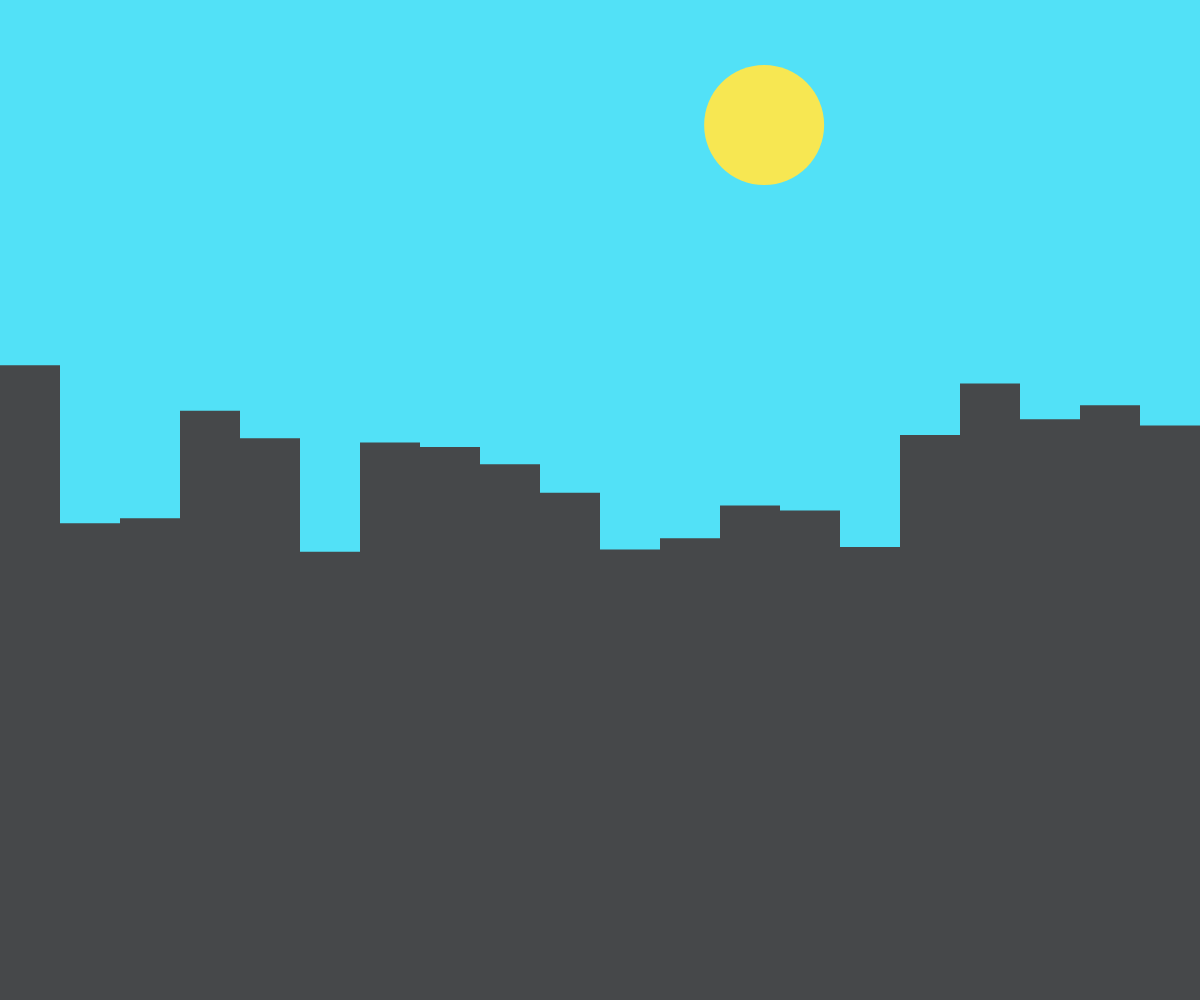
Frame 1 (no input)
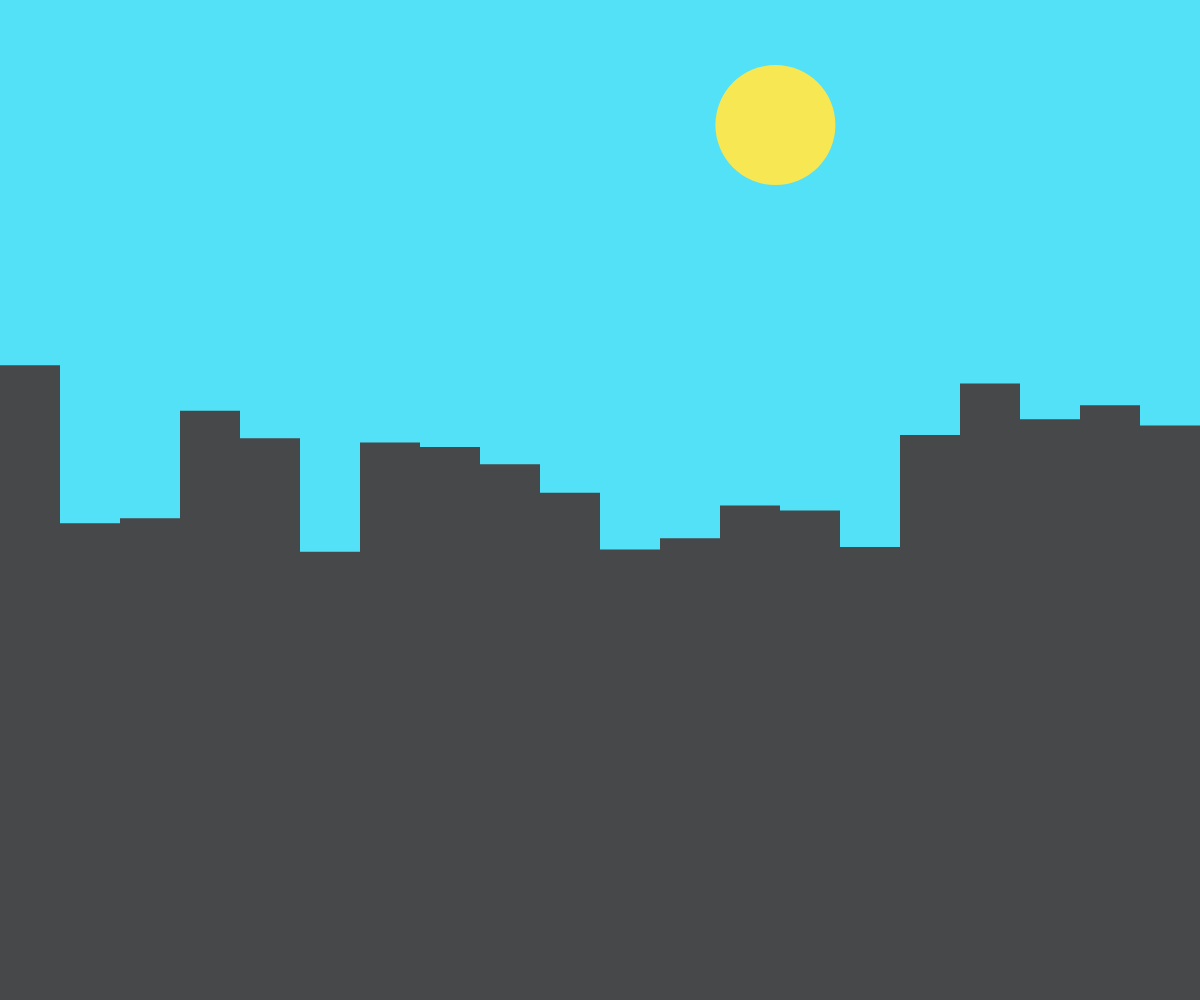
Frame 60 (no input)
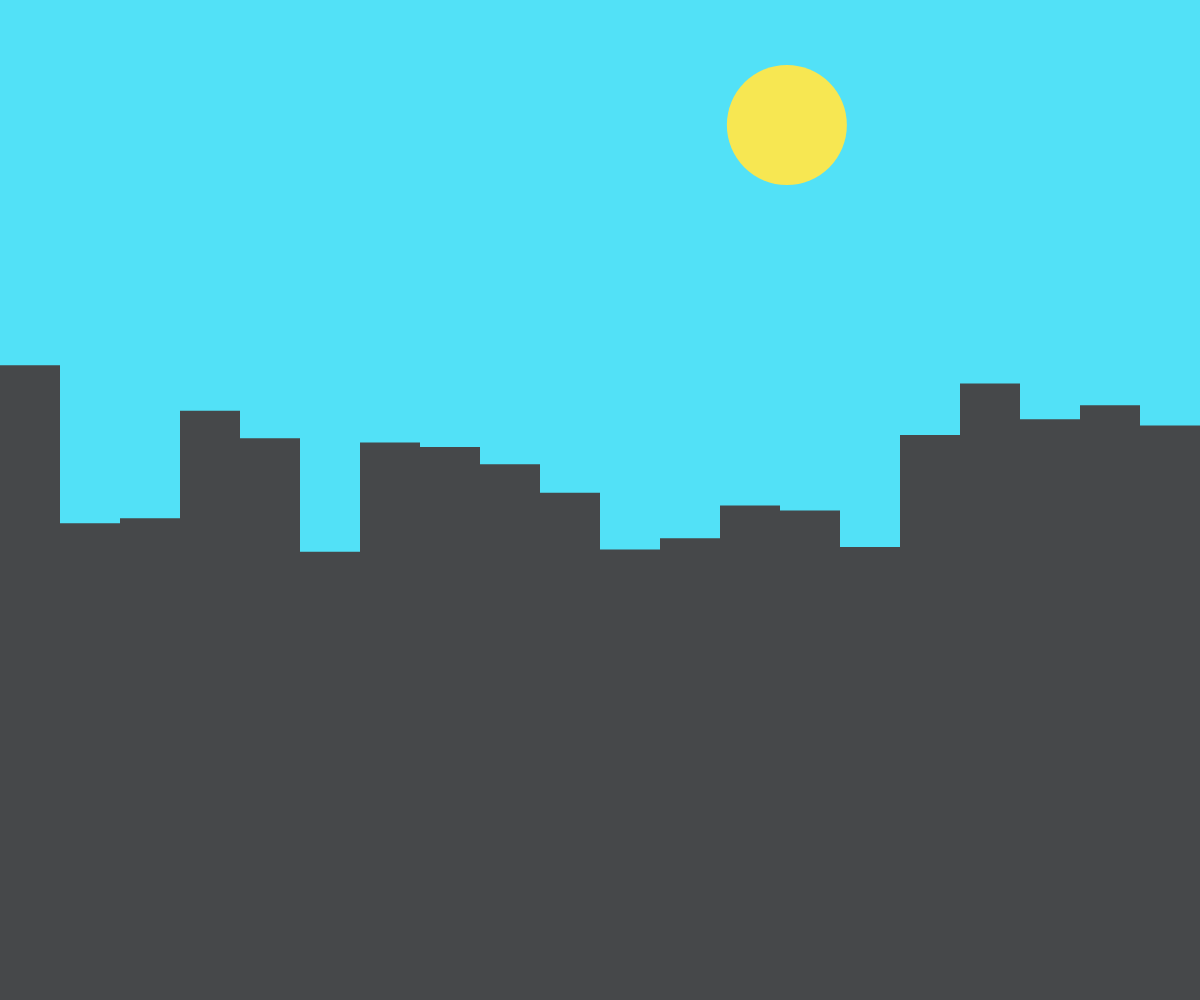
Frame 120 (the mouse pressed at the canvas centre since frame 60)

The p5.js sketch that drew these frames (run headless with seeded random() and noise() and a simulated clock; from frame 60 on, the mouse is pressed at the canvas centre):

// p5.js sketch
// ── sketch.js
let sceneState = 0;      // 0 = day, 1 = sunset, 2 = night
let radius = 60;         // Sun/moon radius
let isHovered = false;

let sunAngle = 4;        // Controls the sun's position (in radians)
let sunSpeed = 0.001;    // Speed of the sun/moon movement

function setup() {
  createCanvas(windowWidth, windowHeight);
  angleMode(RADIANS);
}

function draw() {
  drawSky();
  drawCity();

  // Update sun angle
  sunAngle += sunSpeed;
  if (sunAngle > TWO_PI) {
    sunAngle = 0; // reset after full rotation
  }

  // Get sun/moon position on an arc
let sunX = map(sunAngle, 0, TWO_PI, 0, width); // moves left to right
let sunY = height / 8; // fixed y-position near the top

  // Hover detection (circle hit test)
  let d = dist(mouseX, mouseY, sunX, sunY);
  if (d < radius) {
    if (!isHovered) {
      sceneState = (sceneState + 1) % 3; // Cycle scenes
    }
    isHovered = true;
  } else {
    isHovered = false;
  }

  drawSunOrMoon(sunX, sunY);
}

// Sky color based on scene
function drawSky() {
  if (sceneState === 0) {
    background(82, 225, 247); // Day
  } else if (sceneState === 1) {
    background(255, 153, 204); // Sunset
  } else {
    background(15, 15, 50); // Night
  }
}

// Draw sun or moon at position
function drawSunOrMoon(sx, sy) {
  noStroke();
  if (sceneState === 0) {
    fill(247, 231, 82); // Yellow sun
  } else if (sceneState === 1) {
    fill(255, 100, 0); // Sunset orange
  } else {
    fill(198, 201, 204);         // Moon
  }

  ellipse(sx, sy, radius * 2, radius * 2);
}

// Draw basic city silhouette
function drawCity() {
  noStroke();
  let buildingColor;

  if (sceneState === 0) {
    buildingColor = [70, 72, 74]; // Day
  } else if (sceneState === 1) {
    buildingColor = [80, 40, 80]; // Sunset
  } else {
    buildingColor = [20, 20, 20]; // Night
  }

  fill(buildingColor);

  // Freeze building layout by using noise for consistency
  for (let i = 0; i < width; i += 60) {
    let h = noise(i * 0.01) * height * 0.5 + height * 0.3;
    rect(i, height - h, 60, h);
  }
}

// Responsive design
function windowResized() {
  resizeCanvas(windowWidth, windowHeight);
}
